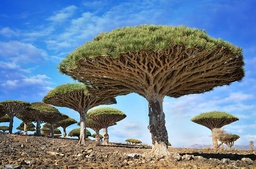
#> input picture CNN_project/tree.jpg, 256 x 169 px, shrunk from 880 x 582 before the run
$ jupyter execute algorithm_translated.ipynb
#> lines starting #> are read from the running program, lines starting #| are printed output that depends on the picture
[cell 1]
#IMPORTS
import numpy as np
from PIL import Image
import math
import cv2

[cell 2]
#FILTERS
blur_filter = np.array([[0.0625,0.125,0.0625],[0.125,0.250,0.125],[0.0625,0.125,0.0625]], dtype=np.float32)
outline_filter = np.array([[-1,-1,-1],[-1,8,-1],[-1,-1,-1]], dtype=np.float32)
emboss_filter = np.array([[-2,-1,0],[-1,1,1],[0,1,2]], dtype=np.float32)

#FILTER USED
global used_filter
used_filter = blur_filter

#GLOBAL VARIABLES
global DIM
DIM = 8
global FL
FL = 4
global IL
IL = 8
global e
e = pow(2,-FL)
global n_max
n_max = pow(2,IL-1) - e
global n_min
n_min = -1*pow(2,IL-1)

[cell 3]
#DISPARITY function
def disparity(image,image_conv):
    stereo_matcher = cv2.StereoSGBM_create(numDisparities = 2, blockSize = 5)
    disparity = stereo_matcher.compute(np.array(image),np.array(image_conv))
    disparity = (disparity).astype(np.uint8)
    disparity = cv2.applyColorMap(disparity, cv2.COLORMAP_JET)
    return Image.fromarray(disparity,'RGB')

[cell 4]
#ELABORATION
def elaboration(P):
    N = P // e
    p = (P - N*e) / e
    rand = np.random.normal(0,1,1)
    if rand <= p:
        return N*e
    else:
        return (N+1)*e

[cell 5]
#CONVERSION
def conversion(Z):
    if Z > n_max:
        return n_max
    elif Z < n_min:
        return n_min
    else:
        return Z

[cell 6]
def convert_and_compute(P):
    P = P/pow(2,FL)
    P = conversion( elaboration(P) )
    pix = int(P)
    return pix

[cell 7]
#CONVERSION
def conv(image):
    output = image.astype(int)
    width = len(image)
    height = len(image[0])

    for i in range(0,width):
    #iterating in a column
        for j in range(0,height):
            #iterating in greyscale
            output[i][j] = convert_and_compute(image[i][j])

    return output

[cell 8]
#getting the image and printing it
image = Image.open("tree.jpg")
#> image is the input picture: PIL image 256x169 RGB; mean R, G, B 108.7, 127.1, 143.9
image = image.convert("L")
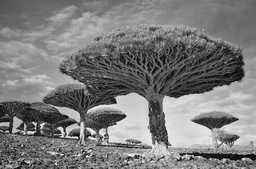
#> image: PIL image 256x169 L; min 2, max 253, mean 123.5

print(np.array(image))
#> (printed output is left out)
image

[cell 9]
#shift of FL to left bits of a pixel example
x = conversion( elaboration(127) )
print(x)
print(x*pow(2,FL))

[cell 10]
#shift of FL to left bits of the image pixels
npImage = np.array(image).astype(np.float32)
width = len(npImage)
#> width = 169
height = len(npImage[0])
#> height = 256

for i in range(0,width):
#iterating in a column
    for j in range(0,height):
        #iterating in greyscale
        npImage[i][j] = npImage[i][j]*pow(2,FL)

print(npImage)
#> (printed output is left out)

[cell 11]
#kernel conversion
kernel = np.array([1.0,1.0,1.0,1.0,1.0,1.0,1.0,1.0,1.0]).reshape(3,3)

for i in range(0,3):
    for j in range(0,3):
        kernel[i][j] = conversion( elaboration(used_filter[i][j]) )

print(kernel)

[cell 12]
#convolution(traditional)
dst = cv2.filter2D(npImage,-1,kernel)
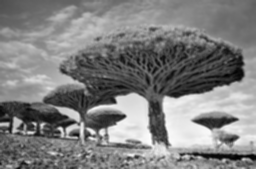
#> dst: shape (169, 256) float32; min 300, max 5120, mean 2717; drawn with min black and max white
print(dst)
#> (printed output is left out)
npImage = conv(dst)
#> in conv, `width = len(image)`: width = 169
#> in conv, `height = len(image[0])`: height = 256
#> the loop in conv, `for i in range(0,width):` made 169 passes
#> after the loop in conv, `for i in range(0,width):`:
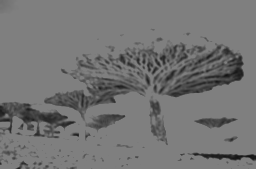
#> output: shape (169, 256) int64; min 18, max 127, mean 116.3

[cell 13]
npImage = npImage.astype(np.uint8)
width = len(npImage)
height = len(npImage[0])
print(width,height)
#| 169 256
print(npImage)
#> (printed output is left out)
#npImage = npImage.astype(np.uint8)

[cell 14]
imgRes = Image.fromarray(npImage,'L')
imgRes

[cell 15]
#without the algorithm
imgConvdst = cv2.filter2D(np.array(image),-1,used_filter)
imgConvTrad = Image.fromarray(imgConvdst, 'L')
imgConvTrad

[cell 16]
disparity(imgConvTrad,imgRes)
#> in disparity, `disparity = stereo_matcher.compute(np.array(image),np.array(image_conv))`:
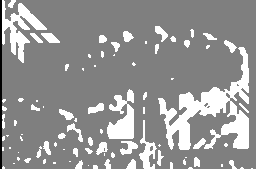
#> disparity: shape (169, 256) int16; min -16, max 16, mean 2.72; drawn with min black and max white
#> in disparity, `disparity = (disparity).astype(np.uint8)`:
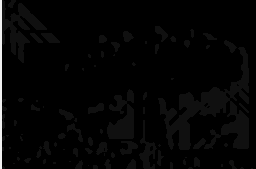
#> disparity: shape (169, 256); min 0, max 240, mean 4.7
#> in disparity, `disparity = cv2.applyColorMap(disparity, cv2.COLORMAP_JET)`:
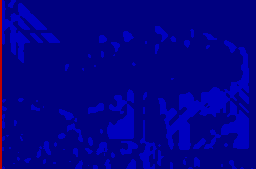
#> disparity: shape (169, 256, 3); mean B, G, R 138.4, 0, 1.5
